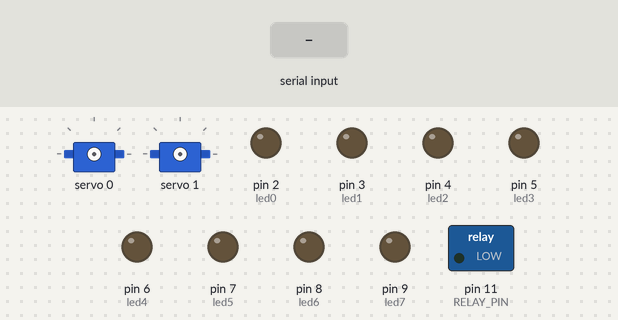
The sketch below on a simulated Arduino Uno, built with avr-gcc and run on an emulated ATmega328P. Parts: 2 × servo, switched loads named in the sketch (green lamp = pin HIGH), output pins drawn as LEDs (lit = HIGH). Inputs (shaded band) come from the test bench.

Above: at 1.2 s.
1.3 s: "C" received over Serial
2.8 s: "A" received over Serial
At 4.0 s:
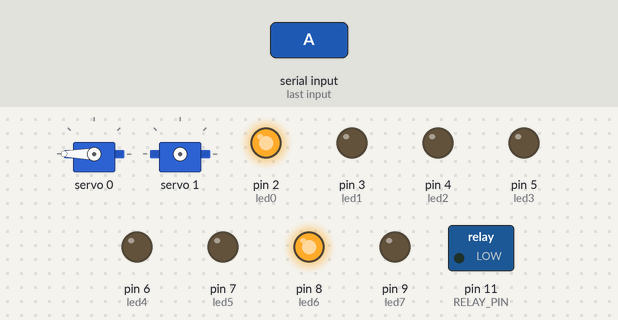
4.3 s: "B" received over Serial
At 5.2 s:
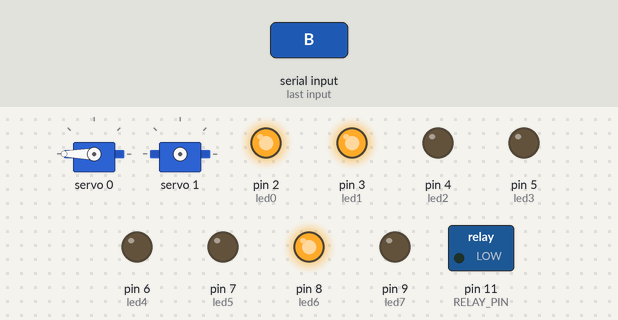
5.8 s: "D" received over Serial
At 7.0 s:
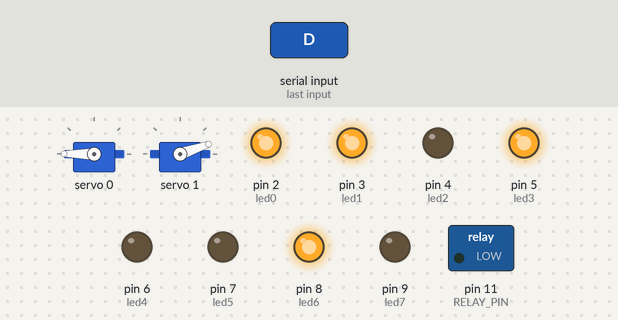
7.9 s: "E" received over Serial
At 9.1 s:
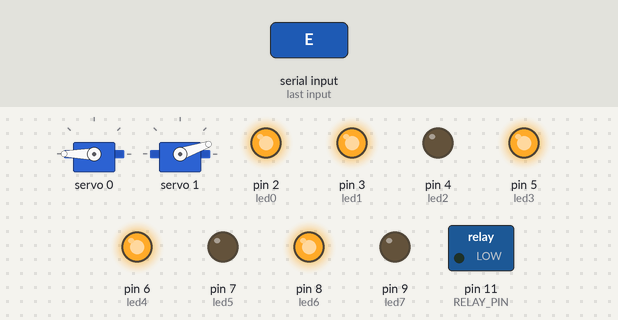
9.4 s: "F" received over Serial
At 10.3 s:
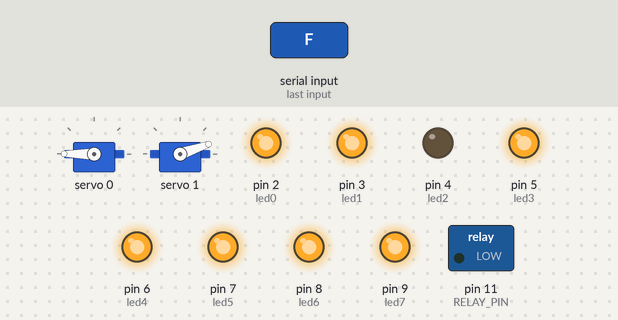
Timing chart, 0 to 11.9 s (numbered marks = the images above; inputs shaded):
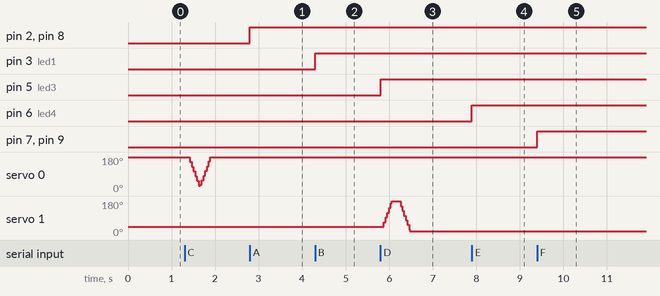

The sketch:

music_detectTest.ino
```cpp
#include <Servo.h>
#include <Wire.h>
#include <Adafruit_PWMServoDriver.h>

Adafruit_PWMServoDriver pwm = Adafruit_PWMServoDriver();

#define SERVOMIN  150 // This is the 'minimum' pulse length count (out of 4096)
#define SERVOMAX  600 // This is the 'maximum' pulse length count (out of 4096)
#define USMIN  600 // This is the rounded 'minimum' microsecond length based on the minimum pulse of 150
#define USMAX  2400 // This is the rounded 'maximum' microsecond length based on the maximum pulse of 600
#define SERVO_FREQ 50 // Analog servos run at ~50 Hz updates

int relayTest = 0;

uint8_t servonum = 0;

Servo servo1;
Servo servo2;

int pos1 = 0;//initial servo positions
int pos2 = 0;

int led0 = 2; //
int led1 = 3; //
int led2 = 4; //
int led3 = 5; //
int led4 = 6;
int led5 = 7;
int led6 = 8;
int led7 = 9;

int lVal0=0; // Store brightness values
int lVal1=0;
int lVal2=0;
int lVal3=0;
int lVal4=0;
int lVal5=0;

int lVal6 = 0;
int lVal7 = 0;

int RELAY_PIN = 11;

char buff[] = "000000000000"; // Incoming serial array

void setup() {
  Serial.begin(9600);

  pinMode(led0, OUTPUT); // Set up pins
  pinMode(led1, OUTPUT);
  pinMode(led2, OUTPUT);
  pinMode(led3, OUTPUT);
  pinMode(led4, OUTPUT);
  pinMode(led5, OUTPUT);

  pinMode(led6, OUTPUT);
  pinMode(led7, OUTPUT);

  pinMode(RELAY_PIN, OUTPUT);

  pwm.begin();
  pwm.setOscillatorFrequency(27000000);
  pwm.setPWMFreq(SERVO_FREQ);
}

void loop() {
  //servo driver test code
  while(Serial.available() > 0) {
    for(int i = 0; i < 12; i++) { // For each element of buff
      buff[i] = buff[i+1]; // Take the value of the next element
    }

    buff[12] = Serial.read();
    if(buff[12] == 'A') {
      lVal0 = int(buff[11]);
      digitalWrite(led0, lVal0);
      lVal6 = int(buff[11]);
      digitalWrite(led6, lVal6);
    }

    else if(buff[12] == 'B') {
      lVal1 = int(buff[11]);
      digitalWrite(led1, lVal1);
      relayTest++;
    }

    else if(buff[12] == 'C') {
      for (uint16_t pulselen = SERVOMAX; pulselen > SERVOMIN; pulselen--) {
        pwm.setPWM(0, 0, pulselen);
      }

      for (uint16_t pulselen = SERVOMIN; pulselen < SERVOMAX; pulselen++) {
        pwm.setPWM(0, 0, pulselen);
      }

      lVal2 = int(buff[11]);
      digitalWrite(led2, lVal2);
    }

    else if(buff[12] == 'D') {
      lVal3 = int(buff[11]);
      digitalWrite(led3, lVal3);

      for (uint16_t pulselen = SERVOMIN; pulselen < SERVOMAX; pulselen++) {
        pwm.setPWM(1, 0, pulselen);
      }

      for (uint16_t pulselen = SERVOMAX; pulselen > SERVOMIN; pulselen--) {
        pwm.setPWM(1, 0, pulselen);
      }
    }

    else if(buff[12] == 'E') {
      lVal4 = int(buff[11]);
      digitalWrite(led4, lVal4);
    }

    else if(buff[12] == 'F') {
      lVal5 = int(buff[11]);
      digitalWrite(led5, lVal5);
      lVal7 = int(buff[11]);
      digitalWrite(led7, lVal7);
    }
  }
}
```

Measured:
- after the input at 2.8 s, pin 2 (led0), pin 8 (led6): LOW → HIGH at once
- after the input at 4.3 s, pin 3 (led1): LOW → HIGH at once
- after the input at 5.8 s, pin 5 (led3): LOW → HIGH at once; servo 1: rises from 43° to 180° in 0.18 s, then falls to 19° in 0.42 s
- after the input at 7.9 s, pin 6 (led4): LOW → HIGH at once
- after the input at 9.4 s, pin 7 (led5), pin 9 (led7): LOW → HIGH at once
